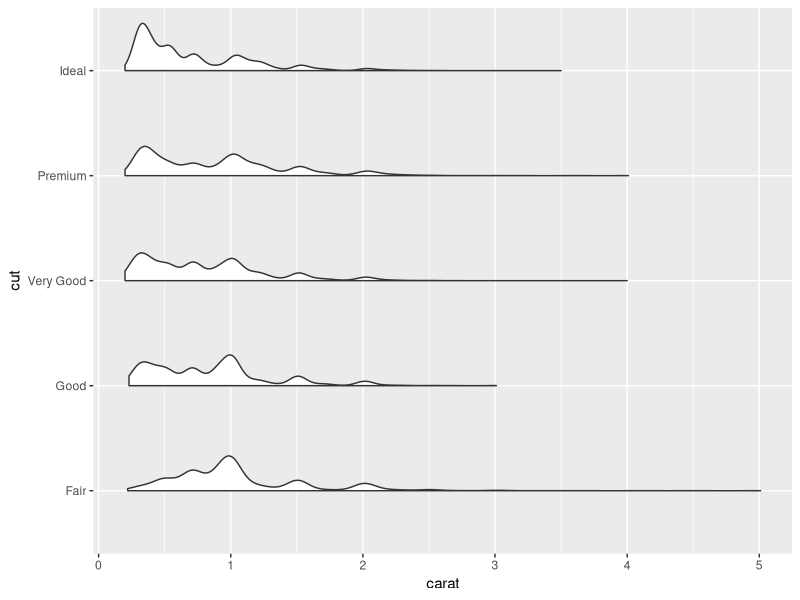

Generate this figure with R:
### Below this line is the code sourced in the main script (~line 175) for making raincloud plots [Roi Maor]


# somewhat hackish solution to:
# https://twitter.com/EamonCaddigan/status/646759751242620928
# based mostly on copy/pasting from ggplot2 geom_violin source:
# https://github.com/hadley/ggplot2/blob/master/R/geom-violin.r

library(ggplot2)
library(dplyr)


"%||%" <- function(a, b) {
    if (!is.null(a)) a else b
}

geom_flat_violin <- function(mapping = NULL, data = NULL, stat = "ydensity",
                             position = "dodge", trim = TRUE, scale = "area",
                             show.legend = NA, inherit.aes = TRUE, ...) {
    layer(
        data = data,
        mapping = mapping,
        stat = stat,
        geom = GeomFlatViolin,
        position = position,
        show.legend = show.legend,
        inherit.aes = inherit.aes,
        params = list(
            trim = trim,
            scale = scale,
            ...
        )
    )
}

#' @rdname ggplot2-ggproto
#' @format NULL
#' @usage NULL
#' @export
GeomFlatViolin <-
    ggproto("GeomFlatViolin", Geom,
            setup_data = function(data, params) {
                data$width <- data$width %||%
                    params$width %||% (resolution(data$x, FALSE) * 0.9)
                
                # ymin, ymax, xmin, and xmax define the bounding rectangle for each group
                data %>%
                    group_by(group) %>%
                    mutate(ymin = min(y),
                           ymax = max(y),
                           xmin = x,
                           xmax = x + width / 2)
                
            },
            
            draw_group = function(data, panel_scales, coord) {
                # Find the points for the line to go all the way around
                data <- transform(data, xminv = x,
                                  xmaxv = x + violinwidth * (xmax - x))
                
                # Make sure it's sorted properly to draw the outline
                newdata <- rbind(plyr::arrange(transform(data, x = xminv), y),
                                 plyr::arrange(transform(data, x = xmaxv), -y))
                
                # Close the polygon: set first and last point the same
                # Needed for coord_polar and such
                newdata <- rbind(newdata, newdata[1,])
                
                ggplot2:::ggname("geom_flat_violin", GeomPolygon$draw_panel(newdata, panel_scales, coord))
            },
            
            draw_key = draw_key_polygon,
            
            default_aes = aes(weight = 1, colour = "grey20", fill = "white", size = 0.5,
                              alpha = NA, linetype = "solid"),
            
            required_aes = c("x", "y")
    )


### Example:
ggplot(diamonds, aes(cut, carat)) +
    geom_flat_violin() +
    coord_flip()